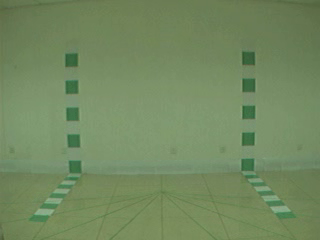
#> input picture frame 10 of 001-bg-01-090.avi, 320 x 240 px, given in place of the camera
$ python optical_flow_method.py
#> lines starting #> are read from the running program, lines starting #| are printed output that depends on the picture; after the words box and inside, x2 and y2 are one past the last pixel; in counts of white or black regions, pixels touching at a corner belong together
import numpy as np
import cv2
cap = cv2.VideoCapture(0)
fgbg = cv2.createBackgroundSubtractorMOG2()  # 背景分割
while (1):
    ret, frame = cap.read()
#> frame is the input picture: shape (240, 320, 3); mean B, G, R 95.9, 137.1, 114.7
    fgmask = fgbg.apply(frame)  # 应用
#> fgmask: shape (240, 320); every value is 127
    cv2.imshow('frame', fgmask)
    k = cv2.waitKey(30) & 0xff
#> (key Esc is pressed here)
    if k == 27:
        break
cap.release()
cv2.destroyAllWindows()


import cv2
import numpy as np

cap = cv2.VideoCapture("001-bg-01-090.avi")

# 取出视频的第一帧
ret, frame1 = cap.read()
prvs = cv2.cvtColor(frame1, cv2.COLOR_BGR2GRAY)
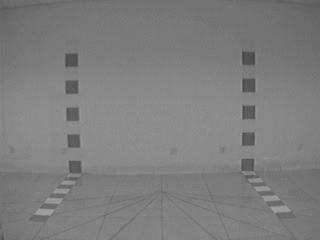
#> prvs: shape (240, 320); min 70, max 165, mean 125.7
# 创造一个全零列表，维度大小等同于frame1
hsv = np.zeros_like(frame1)  # 为绘制创建掩码图片
hsv[..., 1] = 255

while (1):
    ret, frame2 = cap.read()
    next = cv2.cvtColor(frame2, cv2.COLOR_BGR2GRAY)  # 转为灰度图
    flow = cv2.calcOpticalFlowFarneback(prvs, next, None, 0.5, 3, 15, 3, 5, 1.2, 0)  # 计算光流以获取点的新位置

    # 色调H：用角度度量，取值范围为0°～360°，从红色开始按逆时针方向计算，红色为0°，绿色为120°,蓝色为240°
    # 饱和度S：取值范围为0.0～1.0
    # 亮度V：取值范围为0.0(黑色)～1.0(白色)
    mag, ang = cv2.cartToPolar(flow[..., 0], flow[..., 1])
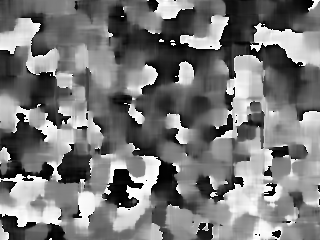
#> ang: shape (240, 320) float32; min 2.68e-05, max 6.28, mean 2.96; drawn with min black and max white
    hsv[..., 0] = ang * 180 / np.pi / 2  # 色调范围：0°~360°
    hsv[..., 2] = cv2.normalize(mag, None, 0, 255, cv2.NORM_MINMAX)
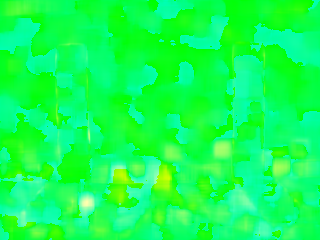
#> hsv: shape (240, 320, 3); mean of channels 0, 1, 2 84.3, 255, 18.6; drawn as B, G, R
    rgb = cv2.cvtColor(hsv, cv2.COLOR_HSV2BGR)
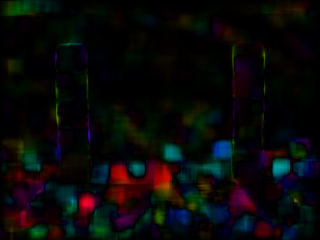
#> rgb: shape (240, 320, 3); mean B, G, R 8.7, 9.1, 9.1

    cv2.imshow('frame2', rgb)
    k = cv2.waitKey(30) & 0xff
#> (key Esc is pressed here)
    if k == 27:
        break
    elif k == ord('s'):
        cv2.imwrite('opticalfb.png', frame2)
        cv2.imwrite('opticalhsv.png', rgb)
        prvs = next

cap.release()
cv2.destroyAllWindows()


# 来自opencv\sources\samples\python\lk_track.py
import numpy as np
import cv2 as cv

cap = cv.VideoCapture(0)
# params for ShiTomasi corner detection 设置 ShiTomasi 角点检测的参数
feature_params = dict(maxCorners=100,
                      qualityLevel=0.3,
                      minDistance=7,
                      blockSize=7)
# Parameters for lucas kanade optical flow 设置 lucas kanade 光流场的参数
# maxLevel 为使用的图像金字塔层数
lk_params = dict(winSize=(15, 15),
                 maxLevel=2,
                 criteria=(cv.TERM_CRITERIA_EPS | cv.TERM_CRITERIA_COUNT, 10, 0.03))
# Create some random colors 产生随机的颜色值
color = np.random.randint(0, 255, (100, 3))
# Take first frame and find corners in it 获取第一帧，并寻找其中的角点
(ret, old_frame) = cap.read()
old_gray = cv.cvtColor(old_frame, cv.COLOR_BGR2GRAY)
p0 = cv.goodFeaturesToTrack(old_gray, mask=None, **feature_params)
#> p0 = 48 rows, first 8: [245, 117], [251, 134], [245, 107], [71, 162], [251, 143], [77, 145], [251, 160], [244, 144]
# Create a mask image for drawing purposes 创建一个掩膜为了后面绘制角点的光流轨迹
mask = np.zeros_like(old_frame)

# 视频文件输出参数设置
out_fps = 12.0  # 输出文件的帧率
fourcc = cv.VideoWriter_fourcc('M', 'P', '4', '2')
sizes = (int(cap.get(cv.CAP_PROP_FRAME_WIDTH)), int(cap.get(cv.CAP_PROP_FRAME_HEIGHT)))
out = cv.VideoWriter('E:/video/v5.avi', fourcc, out_fps, sizes)

while True:
    (ret, frame) = cap.read()
    frame_gray = cv.cvtColor(frame, cv.COLOR_BGR2GRAY)
    # calculate optical flow 能够获取点的新位置
    p1, st, err = cv.calcOpticalFlowPyrLK(old_gray, frame_gray, p0, None, **lk_params)
#> p1 = 48 rows, first 8: [245, 117], [251, 134], [245, 107], [71.02, 162], [251, 143], [77, 145], [251, 160], [244, 144]; st = 48 values from 1 to 1; err = 48 values, max 1.43 at index 6, min 0.529 at index 15, mean 1.02
    # Select good points 取好的角点，并筛选出旧的角点对应的新的角点
    good_new = p1[st == 1]
#> good_new = 48 pairs, first value 37.03 to 288.9, second value 53 to 212
    good_old = p0[st == 1]
#> good_old = 48 pairs, first value 37 to 289, second value 53 to 212
    # draw the tracks 绘制角点的轨迹
    for i, (new, old) in enumerate(zip(good_new, good_old)):
        a, b = new.ravel()
        c, d = old.ravel()
        mask = cv.line(mask, (a, b), (c, d), color[i].tolist(), 2)
        frame = cv.circle(frame, (a, b), 5, color[i].tolist(), -1)
#> this loop made 48 passes
#> (a, b, c, d) on passes 1 to 12: (245, 117, 245, 117), (251, 134, 251, 134), (245, 107, 245, 107), (71.02, 162, 71, 162), (251, 143, 251, 143), (77, 145, 77, 145), (251, 160, 251, 160), (244, 144, 244, 144), (244, 161, 244, 161), (70.01, 136, 70, 136), (244, 168, 244, 168), (252, 107, 252, 107)
#> pass 2, `frame = cv.circle(frame, (a, b), 5, color[i].tolist(), -1)`:
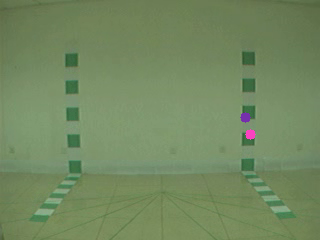
#> frame: shape (240, 320, 3); mean B, G, R 96.3, 136.9, 115.1
#> after the loop:
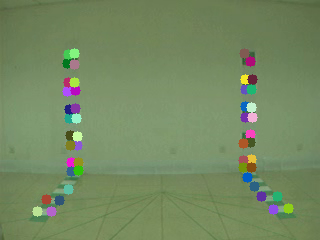
#> frame: shape (240, 320, 3); 4.42% of pixels changed, all inside (x1, y1, x2, y2) = (32, 48, 294, 217)
#> after the loop:
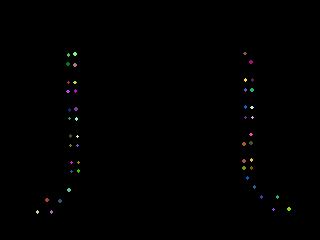
#> mask: shape (240, 320, 3); mean of channels 0, 1, 2 0.6, 0.7, 0.7; drawn as B, G, R
    img = cv.add(frame, mask)
    cv.imshow('frame', img)
    out.write(img)
    k = cv.waitKey(200) & 0xff
#> (key Esc is pressed here)
    if k == 27:
        break
    # Now update the previous frame and previous points 更新当前帧和当前角点的位置
    old_gray = frame_gray.copy()
    p0 = good_new.reshape(-1, 1, 2)

out.release()
cv.destroyAllWindows()
cap.release()

$ run again, starting later in the video
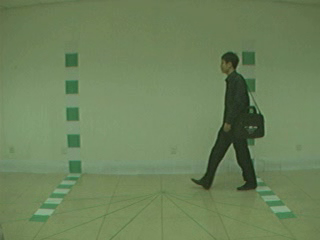
#> input picture frame 47 of 001-bg-01-090.avi, 320 x 240 px, given in place of the camera
#> frame is the input picture: shape (240, 320, 3); mean B, G, R 91.1, 130.7, 109.5
#> fgmask: shape (240, 320); every value is 127
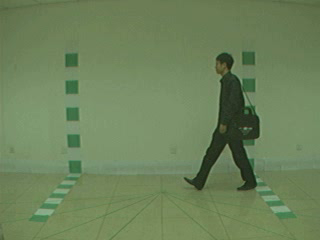
#> input picture frame 48 of 001-bg-01-090.avi, 320 x 240 px
#> frame2 is the input picture: shape (240, 320, 3); mean B, G, R 90.9, 130.4, 109.2
#> p0 = 33 rows, first 8: [251, 105], [231, 146], [261, 135], [236, 70], [259, 184], [259, 112], [224, 75], [251, 128]
#> p1 = 33 rows, first 8: [246.2, 105.4], [226.6, 146.1], [256.2, 136.6], [230.7, 70.79], [258.5, 183.8], [254.4, 112.6], [218.7, 75.84], [245.7, 129.2]; st = 33 values from 1 to 1; err = 33 values, max 9.44 at index 9, min 1.27 at index 24, mean 3.63
#> good_new = 33 pairs, first value 67.95 to 258.5, second value 57.9 to 188
#> good_old = 33 pairs, first value 68 to 261, second value 57 to 188
#> the loop `for i, (new, old) in enumerate(zip(good_new, good_old)):` made 33 passes
#> (a, b, c, d) on passes 1 to 8: (246.2, 105.4, 251, 105), (226.6, 146.1, 231, 146), (256.2, 136.6, 261, 135), (230.7, 70.79, 236, 70), (258.5, 183.8, 259, 184), (254.4, 112.6, 259, 112), (218.7, 75.84, 224, 75), (245.7, 129.2, 251, 128)
#> after the loop `for i, (new, old) in enumerate(zip(good_new, good_old)):`:
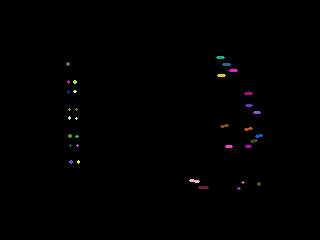
#> mask: shape (240, 320, 3); mean of channels 0, 1, 2 0.8, 0.6, 0.9; drawn as B, G, R
